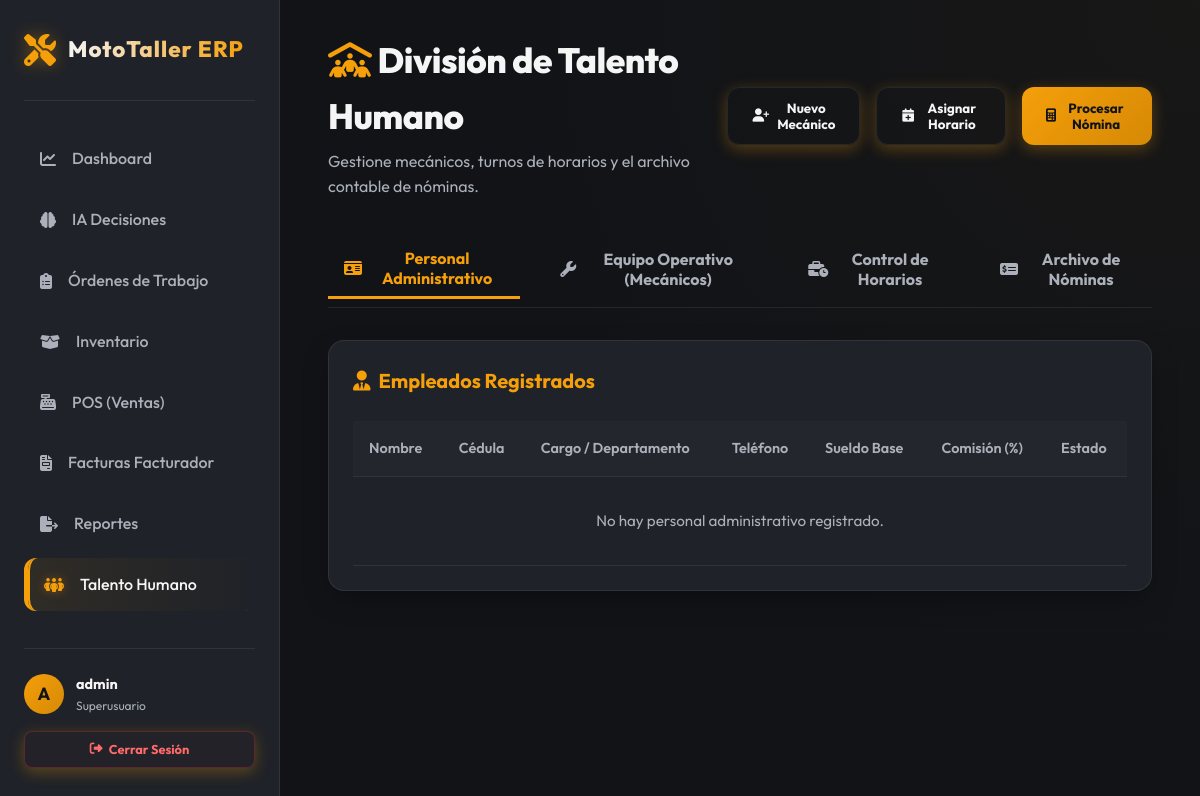
Page /rrhh/ (signed in) on the earlier database version.
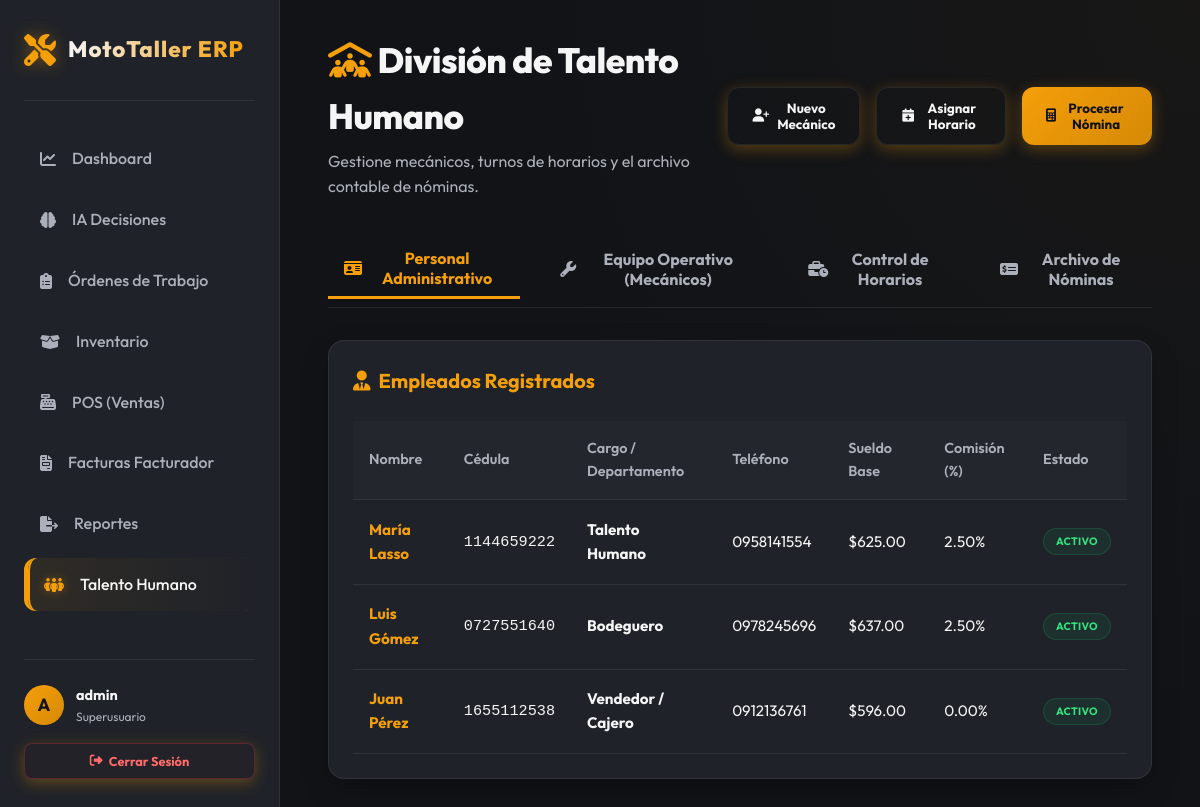
Same page on the later database version.
### taller/models.py (models this page shows)
class Empleado(models.Model):
    CARGO_CHOICES = [
        ('ADMIN_RRHH', 'Talento Humano'),
        ('OPERATIVO_RECEPCION', 'Recepcionista Taller'),
        ('VENDEDOR', 'Vendedor / Cajero'),
        ('BODEGUERO', 'Bodeguero'),
        ('GERENTE', 'Gerente'),
    ]
    user = models.OneToOneField(User, on_delete=models.CASCADE, related_name="perfil_empleado")
    cedula = models.CharField("Cédula", max_length=10, unique=True, validators=[validar_cedula_ruc_ecuador])
    cargo = models.CharField("Cargo", max_length=30, choices=CARGO_CHOICES)
    telefono = models.CharField("Teléfono", max_length=20, blank=True)
    sueldo_base = models.DecimalField("Sueldo Base", max_digits=10, decimal_places=2, default=Decimal('0.00'))
    porcentaje_comision = models.DecimalField("Porcentaje Comisión (%)", max_digits=5, decimal_places=2, default=Decimal('0.00'), help_text="Comisión aplicable si es mecánico o vendedor.")
    activo = models.BooleanField(default=True)
    class Meta:
        verbose_name = "Empleado"
        verbose_name_plural = "Empleados"
        ordering = ['user__first_name', 'user__last_name']
    def __str__(self):
        return f"{self.user.get_full_name() or self.user.username} - {self.get_cargo_display()}"

### taller/views.py (the view, shortened to what this page needs)
        @login_required(login_url='taller:login')
        def _wrapped_view(request, *args, **kwargs):
            if request.user.is_superuser:
                return view_func(request, *args, **kwargs)

### taller/views.py (called while the page is built, shortened)
def role_required(allowed_roles):
    def decorator(view_func):
        @login_required(login_url='taller:login')
        def _wrapped_view(request, *args, **kwargs):
            if request.user.is_superuser:
                return view_func(request, *args, **kwargs)
        return _wrapped_view
    return decorator

@role_required(['ADMIN_RRHH', 'GERENTE'])
def rrhh_console(request):
    empleados = Empleado.objects.all().order_by('cargo')
    mecanicos = Mecanico.objects.all().order_by('nombre')
    horarios = Horario.objects.all().order_by('dia_semana', 'hora_entrada')
    nominas = Nomina.objects.all().order_by('-fecha_fin')
    lista_empleados = Empleado.objects.filter(activo=True)
    lista_mecanicos = Mecanico.objects.exclude(estado='INACTIVO')
    context = {
        'active_page': 'rrhh',
        'empleados': empleados,
        'mecanicos': mecanicos,
        'horarios': horarios,
        'nominas': nominas,
        'lista_empleados': lista_empleados,
        'lista_mecanicos': lista_mecanicos,
    }
    return render(request, 'taller/rrhh_console.html', context)

### taller/templates/taller/rrhh_console.html (shortened to what this page needs)
{% extends 'taller/base.html' %}
{% block content %}
<div class="header-section">
    <div>
        <h1 class="title-main"><i class="fa-solid fa-people-roof" style="color: var(--primary);"></i> División de Talento Humano</h1>
        <p class="subtitle-main">Gestione mecánicos, turnos de horarios y el archivo contable de nóminas.</p>
    </div>
    <div style="display: flex; gap: 1rem;">
        <button onclick="openModal('modalMecanico')" class="btn-premium btn-secondary-premium">
            <i class="fa-solid fa-user-plus"></i>
            <span>Nuevo Mecánico</span>
        </button>
        <button onclick="openModal('modalHorario')" class="btn-premium btn-secondary-premium">
            <i class="fa-solid fa-calendar-plus"></i>
            <span>Asignar Horario</span>
        </button>
        <button onclick="openModal('modalNomina')" class="btn-premium">
            <i class="fa-solid fa-calculator"></i>
            <span>Procesar Nómina</span>
        </button>
    </div>
</div>
<div style="display: flex; gap: 1.5rem; border-bottom: 1px solid var(--border-color); padding-bottom: 0.5rem; margin-bottom: 2rem;">
    <button id="tabBtnEmpleados" class="tab-btn active" onclick="switchRRHHTab('empleados')">
        <i class="fa-solid fa-id-card"></i> Personal Administrativo
    </button>
    <button id="tabBtnMecanicos" class="tab-btn" onclick="switchRRHHTab('mecanicos')">
        <i class="fa-solid fa-wrench"></i> Equipo Operativo (Mecánicos)
    </button>
    <button id="tabBtnHorarios" class="tab-btn" onclick="switchRRHHTab('horarios')">
        <i class="fa-solid fa-business-time"></i> Control de Horarios
    </button>
    <button id="tabBtnNominas" class="tab-btn" onclick="switchRRHHTab('nominas')">
        <i class="fa-solid fa-money-check-dollar"></i> Archivo de Nóminas
    </button>
</div>
<div id="rrhh_empleados" class="card-premium">
    <h3 style="font-size: 1.25rem; font-weight: 700; margin-bottom: 1.5rem; display: flex; align-items: center; gap: 0.5rem; color: var(--primary);">
        <i class="fa-solid fa-user-tie"></i> Empleados Registrados
    </h3>
    <div class="table-container">
        <table class="table-premium">
            <thead>
                <tr>
                    <th>Nombre</th>
                    <th>Cédula</th>
                    <th>Cargo / Departamento</th>
                    <th>Teléfono</th>
                    <th>Sueldo Base</th>
                    <th>Comisión (%)</th>
                    <th>Estado</th>
                </tr>
            </thead>
            <tbody>
                {% for emp in empleados %}
                <tr>
                    <td style="font-weight: 700; color: var(--primary);">{{ emp.user.get_full_name|default:emp.user.username }}</td>
                    <td style="font-family: monospace;">{{ emp.cedula }}</td>
                    <td><strong style="color: var(--text-main);">{{ emp.get_cargo_display }}</strong></td>
                    <td>{{ emp.telefono|default:"-" }}</td>
                    <td>${{ emp.sueldo_base|floatformat:2 }}</td>
                    <td>{{ emp.porcentaje_comision }}%</td>
                    <td>
                        {% if emp.activo %}
                        <span class="badge-status badge-terminado" style="font-size: 0.7em;">Activo</span>
                        {% else %}
                        <span class="badge-status badge-esperando" style="font-size: 0.7em;">Inactivo</span>
                        {% endif %}
                    </td>
                </tr>
                {% empty %}
                <tr>
                    <td colspan="7" style="text-align: center; color: var(--text-muted); padding: 2rem;">No hay personal administrativo registrado.</td>
                </tr>
                {% endfor %}
            </tbody>
        </table>
    </div>
</div>
{% endblock %}

Differences in the rows shown:
added Empleado: user.get_full_name "María Lasso", cedula "1144659222", cargo "Talento Humano", telefono "0958141554", sueldo_base "625.00", porcentaje_comision "2.50", activo "ACTIVO"
added Empleado: user.get_full_name "Luis Gómez", cedula "0727551640", cargo "Bodeguero", telefono "0978245696", sueldo_base "637.00", porcentaje_comision "2.50", activo "ACTIVO"
added Empleado: user.get_full_name "Juan Pérez", cedula "1655112538", cargo "Vendedor / Cajero", telefono "0912136761", sueldo_base "596.00", porcentaje_comision "0.00", activo "ACTIVO"
Other differences:
text no longer shown: "No hay personal administrativo registrado."
